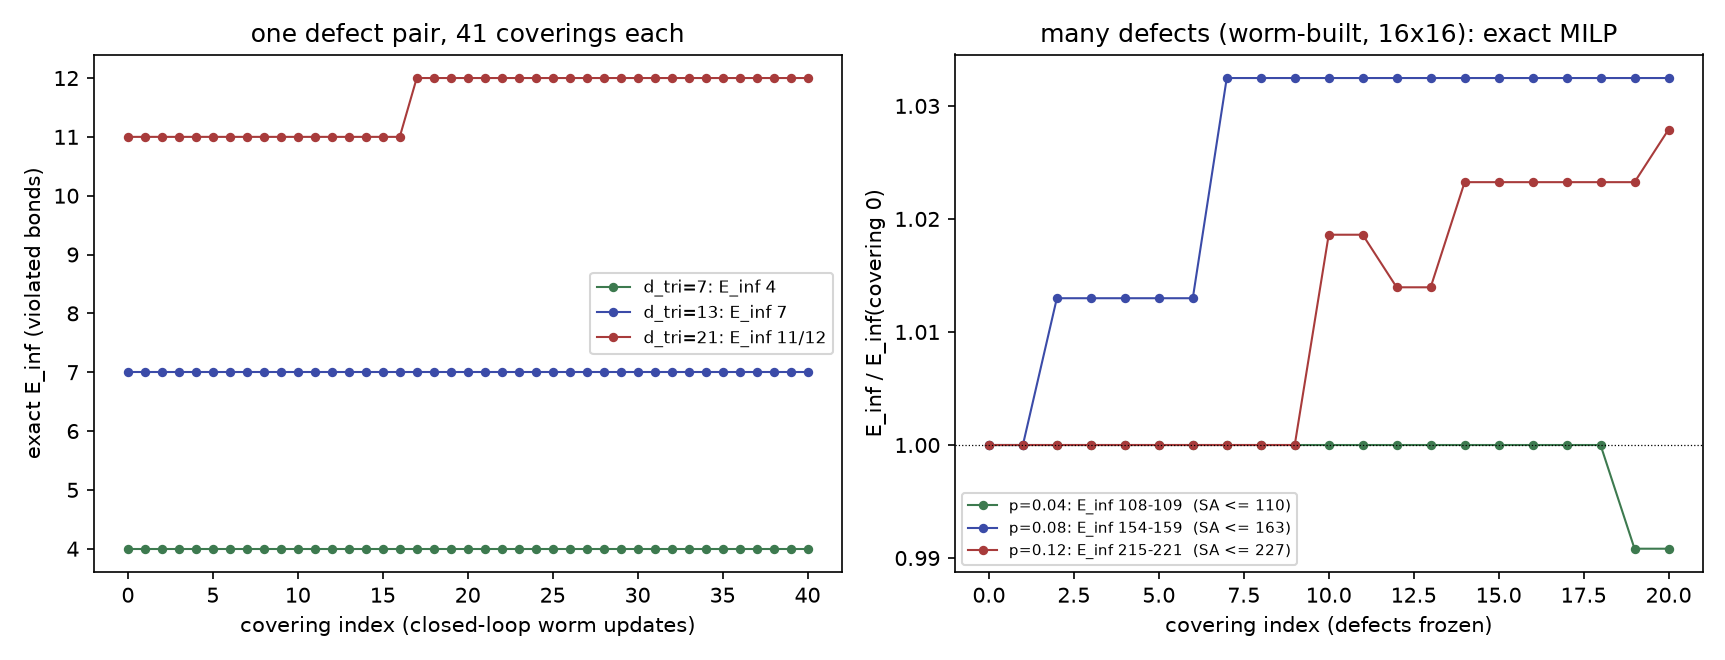

Recreate this plot in Python.
"""Figure for (b): exact E_inf over loop-updated dimer coverings with the
defects held fixed (results/B1_pair_h*.log, results/B2_p*.log)."""
import os

import matplotlib
matplotlib.use("Agg")
import matplotlib.pyplot as plt
import numpy as np


def load(path, col):
    return np.array([int(ln.split()[col]) for ln in open(path) if ln[0].isdigit()])


fig, axes = plt.subplots(1, 2, figsize=(11.5, 4.4))
ax = axes[0]
for h, color in [(3, "#3d7a4f"), (6, "#3b4ba8"), (10, "#a83b3b")]:
    path = f"results/B1_pair_h{h}.log"
    d = next(ln for ln in open(path) if ln.startswith("# pair")).split("=")[-1].strip()
    e = load(path, 2)
    ax.plot(e, "o-", ms=3.5, lw=1, color=color,
            label=f"d_tri={d}: E_inf " + "/".join(map(str, sorted(set(e)))))
ax.set_xlabel("covering index (closed-loop worm updates)")
ax.set_ylabel("exact E_inf (violated bonds)")
ax.set_title("one defect pair, 41 coverings each")
ax.legend(fontsize=8)

ax = axes[1]
sa = {"0.04": 110, "0.08": 163, "0.12": 227}
for p, color in [("0.04", "#3d7a4f"), ("0.08", "#3b4ba8"), ("0.12", "#a83b3b")]:
    path = f"results/B2_p{p}.log"
    if not os.path.exists(path) or not any(ln[0].isdigit() for ln in open(path)):
        continue
    e = load(path, 2)
    lo = load(path, 1)
    ax.plot(e / e[0], "o-", ms=3.5, lw=1, color=color,
            label=f"p={p}: E_inf {e.min()}-{e.max()}  (SA <= {sa[p]})")
ax.axhline(1, color="k", lw=0.6, ls=":")
ax.set_xlabel("covering index (defects frozen)")
ax.set_ylabel("E_inf / E_inf(covering 0)")
ax.set_title("many defects (worm-built, 16x16): exact MILP")
ax.legend(fontsize=7)
fig.tight_layout()
fig.savefig("b_path_independence_figure.png", dpi=150)
print("saved b_path_independence_figure.png")
